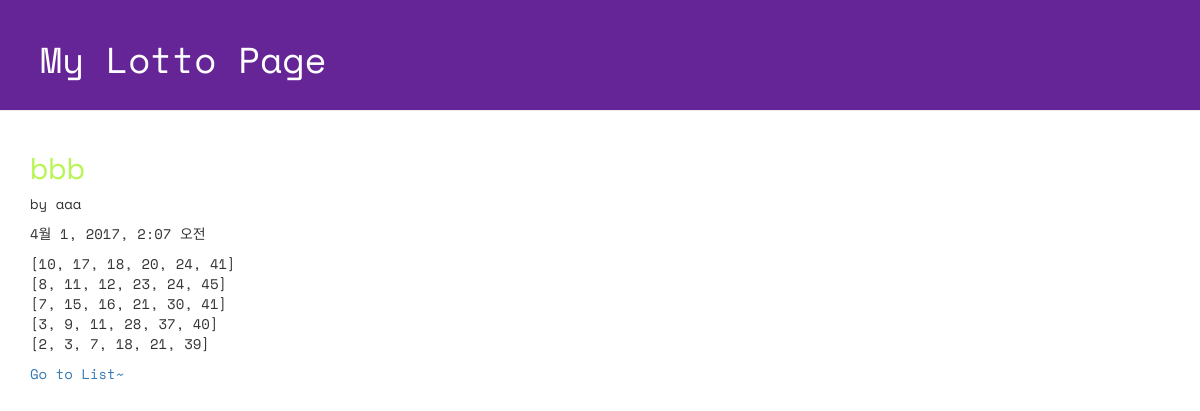
The app's page /lotto/7/detail/ with its own data.
### lotto/models.py (models this page shows, shortened)
class GuessNumbers(models.Model):
    name = models.CharField(max_length=24)
    lottos = models.CharField(max_length=255, default='[1, 2, 3, 4, 5, 6]')
    text = models.CharField(max_length=255)
    num_lotto = models.IntegerField(default=5)
    update_date = models.DateTimeField()

### lotto/views.py (the view)
# urls.py: url(r'^(?P<lottoKey>[0-9]+)/detail/$', views.detail, name="detail"),
def detail(request, lottoKey):
    lotto = GuessNumbers.objects.get(pk = lottoKey)
    return render(request, "lotto/detail.html", {"lotto":lotto})

### lotto/templates/lotto/detail.html (shortened to what this page needs)
<!DOCTYPE html>
{% load staticfiles %}
<html lang="ko">
<head>
    <link rel="stylesheet" href="//maxcdn.bootstrapcdn.com/bootstrap/3.2.0/css/bootstrap.min.css">
    <link rel="stylesheet" href="//maxcdn.bootstrapcdn.com/bootstrap/3.2.0/css/bootstrap-theme.min.css">
    <link rel="stylesheet" href="{% static 'css/lotto.css' %}">
</head>
<body>
<div class="page-header">
    <h1>My Lotto Page</h1>
</div>
<div class="container lotto">
    <h2>{{ lotto.text }}</h2>
    <p> by {{ lotto.name }}</p>
    <p> {{ lotto.update_date }}</p>
    <p> {{ lotto.lottos|linebreaksbr }}</p>
    <h7><a href="/lotto">Go to List~</a></h7>
</div>
</body>
</html>

### lotto/static/css/lotto.css (style rules this page uses)
.page-header { background-color: #652596; margin-top: 0; padding: 20px 20px 20px 40px; font-family: 'Space Mono', monospace; }
.page-header h1 { color: #FFFFFF; }
.container { font-family: 'Space Mono', monospace; }
.container h2 { color: #b9f555; }

### records on screen
GuessNumbers: text "bbb", name "aaa", update_date "4월 1, 2017, 2:07 오전", lottos "[10, 17, 18, 20, 24, 41] [8, 11, 12, 23, 24, 45] [7, 15, 16, 21, 30, 41] [3, 9, 11, 28, 37, 40] [2, 3, 7, 18, 21, 39]"
